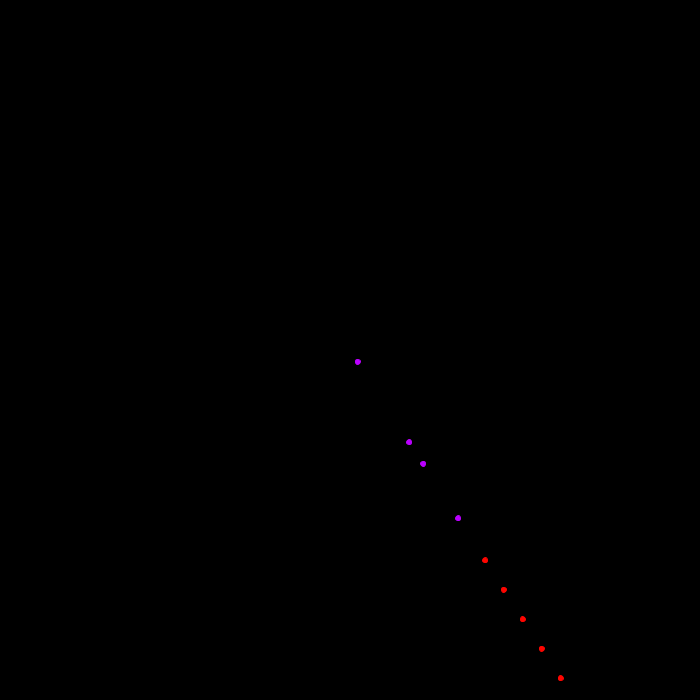
Frame 1 (no input)
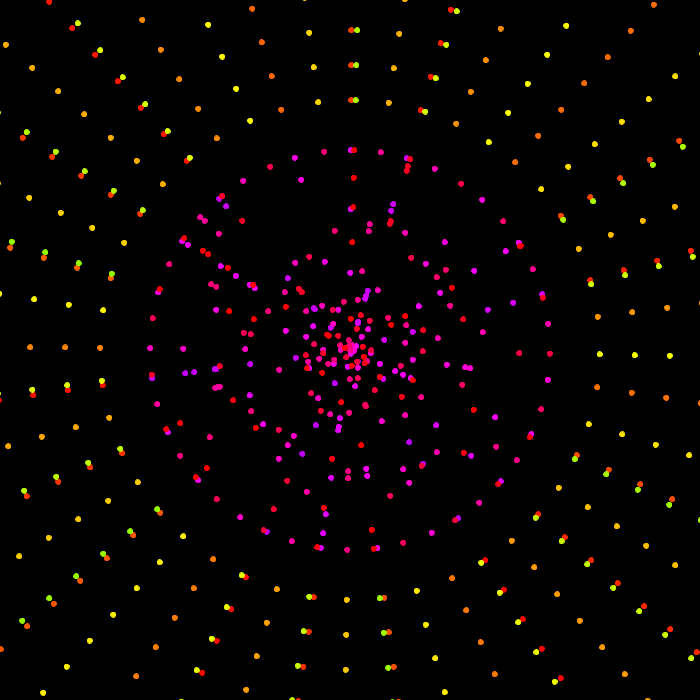
Frame 60 (the mouse pressed at the canvas centre just before this capture)
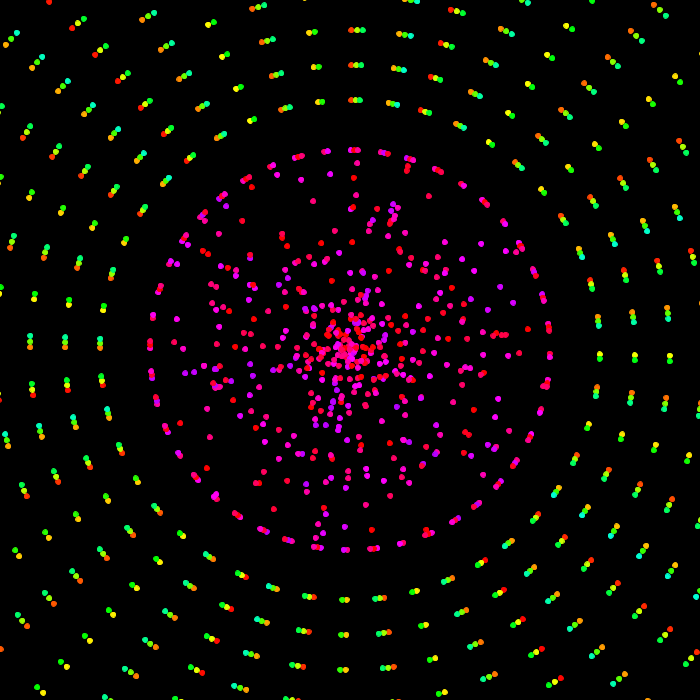
Frame 120 (the mouse held since frame 60 and released just before this capture)

The Processing sketch that drew these frames (run headless with seeded random() and noise(); from frame 60 on, the mouse is pressed at the canvas centre):

// Processing sketch: processing_87316
// ── processing_87316.pde

int c = 0;
int y = 700;
void setup(){
  size(700,700);
  colorMode(HSB);
  background(0);
  frameRate(-1);
}
void draw(){    
  stroke(frameCount%(255),255,255);
  fill(frameCount%(255),255,255);
  for(float x=0; x>-400; x=x-35){
  ellipse((250-x)*cos(frameCount)+350,(250-x)*sin(frameCount)+350, 5, 5);
  }
  stroke(frameCount%(70)+200,255,255);
  fill(frameCount%(70)+200,255,255);
  for(float x=0; x<200; x=x+random(100)){
   ellipse((200-x)*cos(frameCount)+350,(200-x)*sin(frameCount)+350, 5, 5);
}
}
